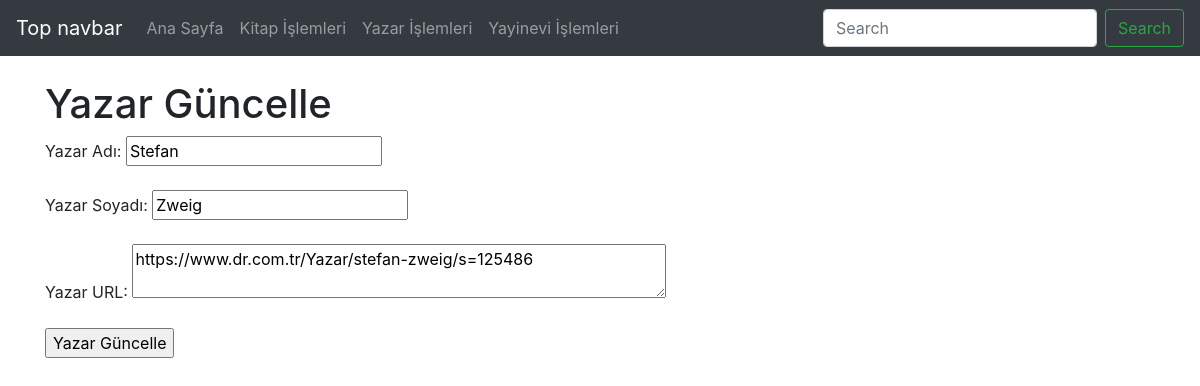
The page /guncellenecek.php?YazarKayitNO=2 on the database its author committed.
### tables this page shows
CREATE TABLE `yazar` (
  `YazarKayitNO` smallint(6) NOT NULL COMMENT 'YAZARIN KAYIT NUMARASI',
  `YazarKayitTARIH` timestamp NOT NULL DEFAULT current_timestamp() COMMENT 'YAZARIN KAYIT TARİHİ',
  `YazarAdi` varchar(100) NOT NULL COMMENT 'YAZARIN ADI',
  `YazarSoyadi` varchar(100) NOT NULL COMMENT 'YAZARIN SOYADI',
  `YazarURL` varchar(100) DEFAULT NULL COMMENT 'YAZARIN İNTERNET SİTESİ'
);

### guncellenecek.php (the view, shortened to what this page needs)
<?php
    require_once("baglanti.php");
    $guncellenecek = mysqli_real_escape_string($baglanti, $_GET["YazarKayitNO"]);
    $sorgu = mysqli_query($baglanti, "SELECT * FROM yazar WHERE YazarKayitNO = $guncellenecek");
    $satir = mysqli_fetch_assoc($sorgu)
?>
<!DOCTYPE html>
<html lang="tr"><head><meta http-equiv="Content-Type" content="text/html; charset=UTF-8">
<link href="bootstrap.min.css" rel="stylesheet">
    <link href="./katalog_files/navbar-top.css" rel="stylesheet">
  </head>
  <body>
    <nav class="navbar navbar-expand-md navbar-dark bg-dark mb-4">
  <a class="navbar-brand" href="https://getbootstrap.com/docs/4.4/examples/navbar-static/#">Top navbar</a>
  <div class="collapse navbar-collapse" id="navbarCollapse">
    <ul class="navbar-nav mr-auto">
      <li class="nav-item">
        <a class="nav-link" href="index.php">Ana Sayfa </a>
      </li>
      <li class="nav-item">
        <a class="nav-link" href="eser.php">Kitap İşlemleri</a>
      </li>
      <li class="nav-item">
        <a class="nav-link" href="yazar.php">Yazar İşlemleri</a>
      </li>
      <li class="nav-item">
        <a class="nav-link" href="yayinevi.php">Yayinevi İşlemleri</a>
      </li>
    </ul>
    <form class="form-inline mt-2 mt-md-0">
      <input class="form-control mr-sm-2" type="text" placeholder="Search" aria-label="Search">
      <button class="btn btn-outline-success my-2 my-sm-0" type="submit">Search</button>
    </form>
  </div>
</nav>
<main role="main" class="container">
<h1>Yazar Güncelle</h1>
<form action="yazar_guncellendi.php" method="post">
    Yazar Adı: <input type="text" name="YazarAdi" value="<?php echo $satir["YazarAdi"] ;?>"><br><br>
    Yazar Soyadı: <input type="text" name="YazarSoyadi" value="<?php echo $satir["YazarSoyadi"] ;?>"><br><br>
    Yazar URL: <textarea name="YazarURL" rows="2" cols="50"><?php echo $satir["YazarURL"]?></textarea><br><br>
    <input type="submit" value="Yazar Güncelle">
</form>
</main>
</body></html>

### navbar-top.css (style rules this page uses)
body { min-height: 75rem; }

### rows shown on the page
yazar: YazarAdi "Stefan", YazarSoyadi "Zweig", YazarURL "https://www.dr.com.tr/Yazar/stefan-zweig/s=125486"
